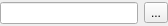
<?xml version="1.0" encoding="UTF-8"?>
<ui version="4.0">
 <class>ObjectSelectorWidget</class>
 <widget class="QWidget" name="ObjectSelectorWidget">
  <property name="geometry">
   <rect>
    <x>0</x>
    <y>0</y>
    <width>168</width>
    <height>26</height>
   </rect>
  </property>
  <property name="sizePolicy">
   <sizepolicy hsizetype="Preferred" vsizetype="Minimum">
    <horstretch>0</horstretch>
    <verstretch>0</verstretch>
   </sizepolicy>
  </property>
  <property name="windowTitle">
   <string>Form</string>
  </property>
  <layout class="QHBoxLayout" name="horizontalLayout">
   <property name="leftMargin">
    <number>0</number>
   </property>
   <property name="topMargin">
    <number>0</number>
   </property>
   <property name="rightMargin">
    <number>0</number>
   </property>
   <property name="bottomMargin">
    <number>0</number>
   </property>
   <item>
    <widget class="QLineEditWithMenu" name="lineEdit"/>
   </item>
   <item>
    <widget class="QToolButton" name="toolButton">
     <property name="text">
      <string>...</string>
     </property>
     <property name="popupMode">
      <enum>QToolButton::InstantPopup</enum>
     </property>
    </widget>
   </item>
  </layout>
 </widget>
 <customwidgets>
  <customwidget>
   <class>QLineEditWithMenu</class>
   <extends>QLineEdit</extends>
   <header>widgets/qlineeditwithmenu.h</header>
  </customwidget>
 </customwidgets>
 <resources/>
 <connections/>
</ui>
